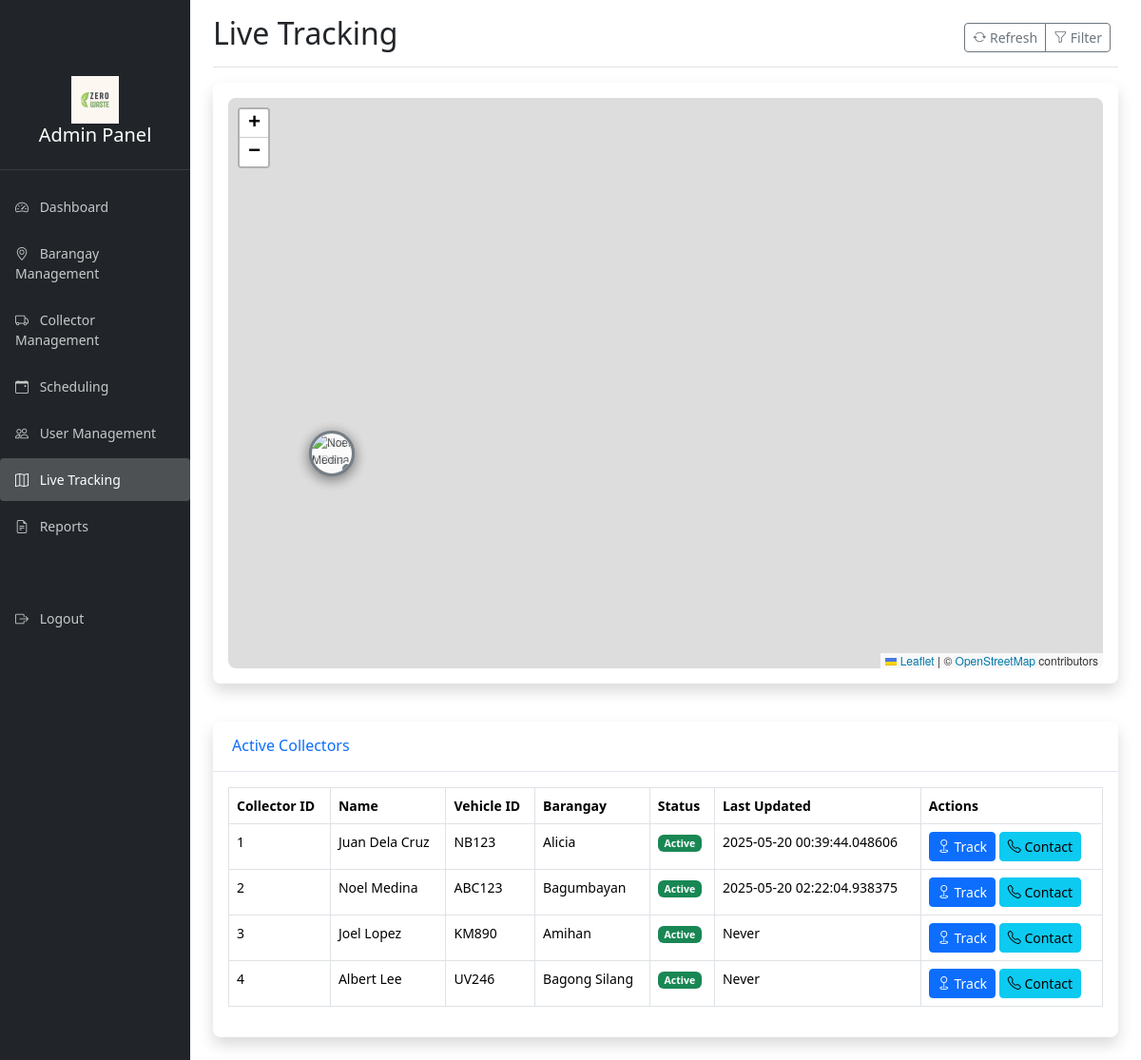
/admin/tracking (signed in), run on the app's committed database.
### app.py (models this page shows)
class Collector(db.Model):
    id = db.Column(db.Integer, primary_key=True)
    user_id = db.Column(db.Integer, db.ForeignKey('user.id'), nullable=False)
    barangay_id = db.Column(db.Integer, db.ForeignKey('barangay.id'))
    vehicle_id = db.Column(db.String(50))
    is_active = db.Column(db.Boolean, default=True)
    current_lat = db.Column(db.Float)
    current_lng = db.Column(db.Float)
    last_updated = db.Column(db.DateTime)
    user = db.relationship('User', backref='collector_profile')

class User(db.Model, UserMixin):
    id = db.Column(db.Integer, primary_key=True)
    username = db.Column(db.String(150), unique=True, nullable=False)
    email = db.Column(db.String(150), unique=True, nullable=False)
    password = db.Column(db.String(150), nullable=False)
    user_type = db.Column(db.String(20), nullable=False)  # admin, user, collector
    address = db.Column(db.String(200))
    phone = db.Column(db.String(20))
    barangay_id = db.Column(db.Integer, db.ForeignKey('barangay.id'))

class Barangay(db.Model):
    id = db.Column(db.Integer, primary_key=True)
    name = db.Column(db.String(100), nullable=False)
    district = db.Column(db.Integer, nullable=False)  # 1-6
    users = db.relationship('User', backref='barangay', lazy=True)
    collectors = db.relationship('Collector', backref='assigned_barangay', lazy=True)
    schedules = db.relationship('Schedule', backref='barangay', lazy=True)

### app.py (the view)
@app.route('/admin/tracking')
@login_required
def admin_tracking():
    if current_user.user_type != 'admin':
        return redirect(url_for('index'))
    collectors = Collector.query.filter_by(is_active=True).all()
    return render_template('admin/tracking.html', collectors=collectors)

### app.py (called while the page is built)
@login_manager.user_loader
def load_user(user_id):
    return User.query.get(int(user_id))

@app.context_processor
def inject_avatar_path():
    if current_user.is_authenticated:
        return {'user_avatar_path': get_user_avatar(current_user.id)}
    return {'user_avatar_path': None}

@app.context_processor
def inject_avatar():
    if current_user.is_authenticated:
        avatar = get_avatar(app.root_path, current_user.id)
        return {
            'avatar_path': avatar,
            'now': int(time.time())
        }
    return {
        'avatar_path': None,
        'now': int(time.time())
    }

### avatar_handler.py (called while the page is built, shortened)
def get_upload_folder(app_root_path):
    upload_dir = os.path.join(app_root_path, 'static', 'uploads', 'avatars')
    os.makedirs(upload_dir, exist_ok=True)
    return upload_dir

def get_mapping_file(app_root_path):
    upload_dir = get_upload_folder(app_root_path)
    return os.path.join(upload_dir, 'avatar_mapping.json')

def get_avatar(app_root_path, user_id):
    map_file = get_mapping_file(app_root_path)
    print(f"Getting avatar for user {user_id} from {map_file}")
    if not os.path.exists(map_file):
        print(f"Avatar mapping file {map_file} not found - returning None")
        return None
    try:
        with open(map_file, 'r') as f:
            avatar_map = json.load(f)
        avatar_file = avatar_map.get(str(user_id))
        print(f"No avatar found for user {user_id} in mapping")
        return None
    except Exception as e:
        print(f"Error getting avatar: {str(e)}")
        return None

### templates/admin/tracking.html (shortened to what this page needs)
<!DOCTYPE html>
<html lang="en">
<head>
    <link href="https://cdn.jsdelivr.net/npm/bootstrap@5.3.6/dist/css/bootstrap.min.css" rel="stylesheet">
    <link rel="stylesheet" href="https://cdn.jsdelivr.net/npm/bootstrap-icons@1.10.0/font/bootstrap-icons.css">
    <link rel="stylesheet" href="{{ url_for('static', filename='css/admin.css') }}">
    <link rel="stylesheet" href="https://unpkg.com/leaflet@1.9.4/dist/leaflet.css" />
</head>
<body>
    <div class="container-fluid">
        <div class="row">
            <nav id="sidebar" class="col-md-3 col-lg-2 d-md-block bg-dark sidebar collapse">
                <div class="position-sticky pt-3">
                    <div class="sidebar-logo-container">
                         <img src="{{ url_for('static', filename='img/wastelogo.webp') }}" alt="G-TRUCKS Logo" height="50">
                        <h5 class="text-white">Admin Panel</h5>
                    </div>
                    <ul class="nav flex-column">
                        <li class="nav-item">
                            <a class="nav-link" href="{{ url_for('admin_dashboard') }}">
                                <i class="bi bi-speedometer2 me-2"></i> Dashboard
                            </a>
                        </li>
                        <li class="nav-item">
                            <a class="nav-link" href="{{ url_for('admin_barangays') }}">
                                <i class="bi bi-geo-alt me-2"></i> Barangay Management
                            </a>
                        </li>
                        <li class="nav-item">
                            <a class="nav-link" href="{{ url_for('admin_collectors') }}">
                                <i class="bi bi-truck me-2"></i> Collector Management
                            </a>
                        </li>
                        <li class="nav-item">
                            <a class="nav-link" href="{{ url_for('admin_schedules') }}">
                                <i class="bi bi-calendar-event me-2"></i> Scheduling
                            </a>
                        </li>
                        <li class="nav-item">
                            <a class="nav-link" href="{{ url_for('admin_users') }}">
                                <i class="bi bi-people me-2"></i> User Management
                            </a>
                        </li>
                        <li class="nav-item">
                            <a class="nav-link active" href="{{ url_for('admin_tracking') }}">
                                <i class="bi bi-map me-2"></i> Live Tracking
                            </a>
                        </li>
                        <li class="nav-item">
                            <a class="nav-link" href="{{ url_for('admin_reports') }}">
                                <i class="bi bi-file-earmark-text me-2"></i> Reports
                            </a>
                        </li>
                        <li class="nav-item mt-5">
                            <a class="nav-link" href="{{ url_for('logout') }}">
                                <i class="bi bi-box-arrow-right me-2"></i> Logout
                            </a>
                        </li>
                    </ul>
                </div>
            </nav>
            <main class="col-md-9 ms-sm-auto col-lg-10 px-md-4">
                <div class="d-flex justify-content-between flex-wrap flex-md-nowrap align-items-center pt-3 pb-2 mb-3 border-bottom">
                    <h1 class="h2">Live Tracking</h1>
                    <div class="btn-toolbar mb-2 mb-md-0">
                        <div class="btn-group me-2">
                            <button type="button" class="btn btn-sm btn-outline-secondary refresh-btn">
                                <i class="bi bi-arrow-repeat"></i> Refresh
                            </button>
                            <button type="button" class="btn btn-sm btn-outline-secondary" data-bs-toggle="modal" data-bs-target="#filterModal">
                                <i class="bi bi-funnel"></i> Filter
                            </button>
                        </div>
                    </div>
                </div>
                <div class="row mb-3">
                    <div class="col-md-12">
                        <div class="card shadow">
                            <div class="card-body">
                                <div id="map"></div>
                            </div>
                        </div>
                    </div>
                </div>
                <div class="row">
                    <div class="col-md-12">
                        <div class="card shadow">
                            <div class="card-header py-3">
                                <h6 class="m-0 font-weight-bold text-primary">Active Collectors</h6>
                            </div>
                            <div class="card-body">
                                <div class="table-responsive">
                                    <table class="table table-bordered table-hover" width="100%" cellspacing="0">
                                        <thead>
                                            <tr>
                                                <th>Collector ID</th>
                                                <th>Name</th>
                                                <th>Vehicle ID</th>
                                                <th>Barangay</th>
                                                <th>Status</th>
                                                <th>Last Updated</th>
                                                <th>Actions</th>
                                            </tr>
                                        </thead>
                                        <tbody id="collectors-table">
                                            {% for collector in collectors %}
                                            <tr data-id="{{ collector.id }}">
                                                <td>{{ collector.id }}</td>
                                                <td>{{ collector.user.username }}</td>
                                                <td>{{ collector.vehicle_id }}</td>
                                                <td>{{ collector.assigned_barangay.name }}</td>
                                                <td>
                                                    {% if collector.is_active %}
                                                        <span class="badge bg-success">Active</span>
                                                    {% else %}
                                                        <span class="badge bg-danger">Inactive</span>
                                                    {% endif %}
                                                </td>
                                                <td>{{ collector.last_updated or 'Never' }}</td>
                                                <td>
                                                    <button class="btn btn-sm btn-primary track-btn" data-id="{{ collector.id }}">
                                                        <i class="bi bi-geo"></i> Track
                                                    </button>
                                                    <button
                                                      class="btn btn-sm btn-info contact-btn"
                                                      data-name="{{ collector.user.username }}"
                                                      data-phone="{{ collector.phone or collector.user.phone or '' }}"
                                                      data-email="{{ collector.user.email or '' }}"
                                                      data-bs-toggle="modal"
                                                      data-bs-target="#contactInfoModal"
                                                    >
                                                      <i class="bi bi-telephone"></i> Contact
                                                    </button>
                                                </td>
                                            </tr>
                                            {% endfor %}
                                        </tbody>
                                    </table>
                                </div>
                            </div>
                        </div>
                    </div>
                </div>
            </main>
        </div>
    </div>
</body>
</html>

### static/css/admin.css (style rules this page uses)
body { font-size: .875rem; }
.sidebar { position: fixed; top: 0; bottom: 0; left: 0; z-index: 100; padding: 48px 0 0; box-shadow: inset -1px 0 0 rgba(0, 0, 0, .1); }
.sidebar .nav-link { font-weight: 500; color: rgba(255, 255, 255, .75); padding: .75rem 1rem; margin-bottom: .25rem; border-radius: .25rem; }
.sidebar .nav-link.active { color: #fff; background-color: rgba(255, 255, 255, .2); }
.sidebar .nav-link i { margin-right: .5rem; }
.card { margin-bottom: 1.5rem; border: none; border-radius: .5rem; box-shadow: 0 .15rem 1.75rem 0 rgba(58, 59, 69, .1); }
.card-header { background-color: #fff; border-bottom: 1px solid #e3e6f0; padding: 1rem 1.25rem; }
.card-header:first-child { border-radius: .5rem .5rem 0 0; }
.table-responsive { overflow-x: auto; }

### templates/admin/tracking.html (style rules this page uses)
#map { height: 600px; width: 100%; border-radius: 8px; }
.sidebar-logo-container { padding: 1rem 0; text-align: center; border-bottom: 1px solid rgba(255, 255, 255, 0.1); margin-bottom: 1rem; }

### data on the page
Collector: id "1", user.username "Juan Dela Cruz", vehicle_id "NB123", assigned_barangay.name "Alicia", is_active "Active", last_updated "2025-05-20 00:39:44.048606"
Collector: id "2", user.username "Noel Medina", vehicle_id "ABC123", assigned_barangay.name "Bagumbayan", is_active "Active", last_updated "2025-05-20 02:22:04.938375"
Collector: id "3", user.username "Joel Lopez", vehicle_id "KM890", assigned_barangay.name "Amihan", is_active "Active", last_updated "Never"
Collector: id "4", user.username "Albert Lee", vehicle_id "UV246", assigned_barangay.name "Bagong Silang", is_active "Active", last_updated "Never"
